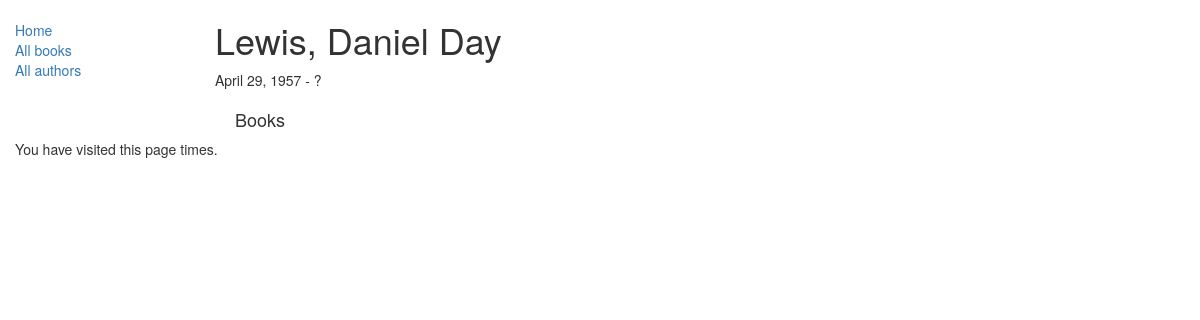
The page /catalog/author/1 on the database as committed earlier.
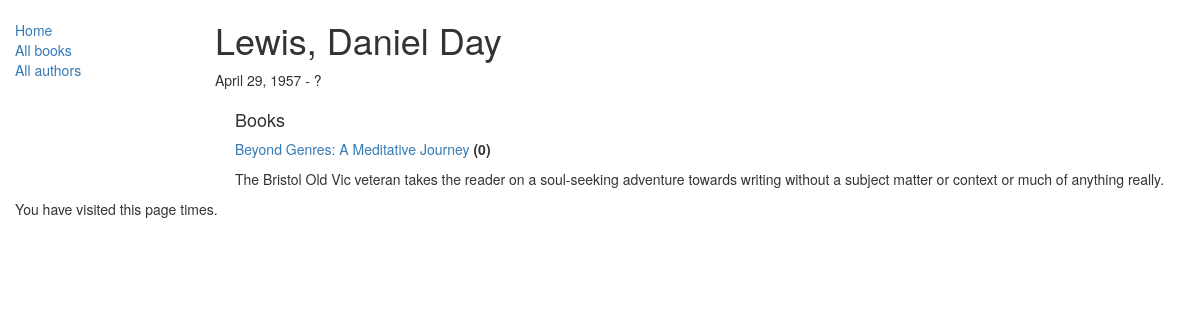
The same page on the database as committed later.
### catalog/models.py (models this page shows)
class Book(models.Model):
    title = models.CharField(max_length=200)
    author = models.ForeignKey('Author', on_delete=models.SET_NULL, null=True)
    summary = models.TextField(max_length=1000, help_text="Please enter a BRIEF description of the book")
    isbn = models.CharField('ISBN', max_length=13, help_text='13-character <a href="https://www.isbn-international.org/content/what-isbn">ISBN number</a>')
    genre = models.ManyToManyField(Genre, help_text="Select a genre for this book")
    language = models.ForeignKey(Language, on_delete=models.SET_NULL, null=True)
    def __str__(self):
        return self.title
    def get_absolute_url(self):
        return reverse('book-detail', args=[str(self.id)])
    def display_genre(self):
        """
        Returns first 3 genres in short description string so admin site can display
        """
        return ', '.join([genre.name for genre in self.genre.all()[:3]])
    display_genre.short_description = 'Hurf Blurf'

### catalog/views.py (the view)
# urls.py: url(r'^author/(?P<pk>\d+)$', views.AuthorDetailView.as_view(), name='author-detail'),
class AuthorDetailView(generic.DetailView):
    model = Author # shorthand for queryset = Author.objects.all()
    paginate_by = 10

### catalog/models.py (called while the page is built)
    def __str__(self):
        return '%s, %s' % (self.last_name, self.first_name)

### catalog/templates/catalog/author_detail.html (shortened to what this page needs)
{% extends "base_generic.html" %}
{% block content %}
    <h1>{{ author }}</h1>
    <p>{{ author.date_of_birth }} - {% if author.date_of_death %}{{ author.date_of_death }}{% else %}?{% endif %}</p>
    <div style="margin-left:20px;margin-top:20px">
        <h4>Books</h4>
        {% if author.book_set %}
                {% for book in author.book_set.all %}
                    <p><a href="{{ book.get_absolute_url }}">{{ book }}</a> <strong>({{ book.bookinstance_set.all.count }})</strong></p>
                    <p>{{ book.summary }}</p>
                {% endfor %}
        {% else %}
            <p>This author has not written any books...</p>
        {% endif %}
    </div>
{% endblock %}

Rows that differ between the two databases and show on the page:
added Book: title "Beyond Genres: A Meditative Journey", bookinstance_set.all.count "0", summary "The Bristol Old Vic veteran takes the reader on a soul-seeking adventure towards writing without a subject matter or context or much of anything really."
